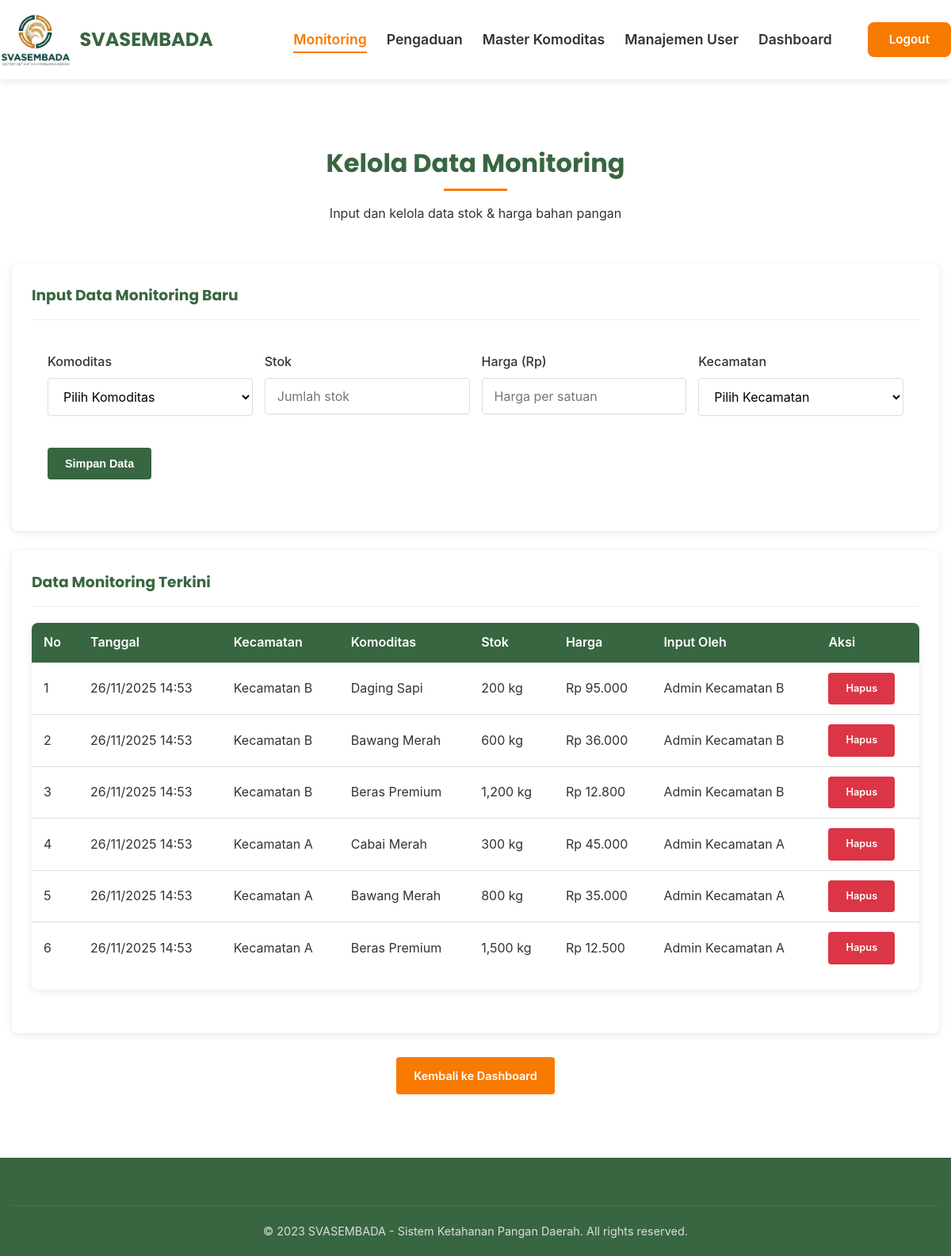
The app's page /admin/admin_monitoring.php (signed in) with its own data.
### tables this page shows
CREATE TABLE monitoring (
    id_monitoring INT PRIMARY KEY AUTO_INCREMENT,
    id_user INT NOT NULL,
    id_komoditas INT NOT NULL,
    stok DECIMAL(10,2) NOT NULL,
    harga DECIMAL(10,2) NOT NULL,
    kecamatan VARCHAR(100) NOT NULL,
    tanggal_update TIMESTAMP DEFAULT CURRENT_TIMESTAMP,
    FOREIGN KEY (id_user) REFERENCES users(id_user),
    FOREIGN KEY (id_komoditas) REFERENCES komoditas(id_komoditas)
);

CREATE TABLE komoditas (
    id_komoditas INT PRIMARY KEY AUTO_INCREMENT,
    nama_komoditas VARCHAR(100) NOT NULL,
    kategori VARCHAR(50) NOT NULL,
    satuan VARCHAR(20) NOT NULL,
    created_at TIMESTAMP DEFAULT CURRENT_TIMESTAMP
);

CREATE TABLE users (
    id_user INT PRIMARY KEY AUTO_INCREMENT,
    nama VARCHAR(100) NOT NULL,
    email VARCHAR(100) UNIQUE NOT NULL,
    password VARCHAR(255) NOT NULL,
    role ENUM('admin_pusat', 'admin_lokal') NOT NULL,
    kecamatan VARCHAR(100),
    created_at TIMESTAMP DEFAULT CURRENT_TIMESTAMP
);

### admin/admin_monitoring.php (the view, shortened to what this page needs)
<?php
include '../config/koneksi.php';
$where_condition = "";
$query = "SELECT m.*, k.nama_komoditas, k.satuan, k.kategori, u.nama
          FROM monitoring m
          JOIN komoditas k ON m.id_komoditas = k.id_komoditas
          JOIN users u ON m.id_user = u.id_user
          $where_condition
          ORDER BY m.tanggal_update DESC";
$monitoring = mysqli_query($koneksi, $query);
?>
<!DOCTYPE html>
<html lang="id">
<head>
    <link rel="stylesheet" href="../assets/style.css">
</head>
<body>
   <header>
    <div class="container header-container">
        <div class="logo">
            <h1 class="brand">
                <img src="../assets/img/logo_svasembada.png" alt="SVASEMBADA" class="brand-logo">
                SVASEMBADA
            </h1>
        </div>
        <ul class="nav-menu">
            <?php $currentPage = basename($_SERVER['PHP_SELF']); ?>
            <li><a href="admin_monitoring.php" class="<?= ($currentPage == 'admin_monitoring.php') ? 'active' : '' ?>">Monitoring</a></li>
            <li><a href="admin_pengaduan.php" class="<?= ($currentPage == 'admin_pengaduan.php') ? 'active' : '' ?>">Pengaduan</a></li>
            <?php if($_SESSION['role'] == 'admin_pusat'): ?>
                <li><a href="admin_komoditas.php" class="<?= ($currentPage == 'admin_komoditas.php') ? 'active' : '' ?>">Master Komoditas</a></li>
                <li><a href="admin_user.php" class="<?= ($currentPage == 'admin_user.php') ? 'active' : '' ?>">Manajemen User</a></li>
            <?php endif; ?>
            <li><a href="../pages/dashboard.php" class="<?= ($currentPage == 'dashboard.php') ? 'active' : '' ?>">Dashboard</a></li>
            <li><a href="logout.php" class="btn btn-secondary btn-sm">Logout</a></li>
        </ul>
    </div>
</header>
    <main>
        <section class="section">
            <div class="container">
                <div class="section-title">
                    <h2>Kelola Data Monitoring</h2>
                    <p>Input dan kelola data stok & harga bahan pangan</p>
                </div>
                <div class="card">
                    <div class="card-header">
                        <h3>Input Data Monitoring Baru</h3>
                    </div>
                    <div style="padding: 20px;">
                        <form method="POST" action="">
                            <div style="display: grid; grid-template-columns: repeat(auto-fit, minmax(200px, 1fr)); gap: 15px;">
                                <div class="form-group">
                                    <label class="form-label">Komoditas</label>
                                    <select class="form-select" name="id_komoditas" required>
                                        <option value="">Pilih Komoditas</option>
                                    </select>
                                </div>
                                <div class="form-group">
                                    <label class="form-label">Stok</label>
                                    <input type="number" class="form-control" name="stok" required
                                           placeholder="Jumlah stok" min="0">
                                </div>
                                <div class="form-group">
                                    <label class="form-label">Harga (Rp)</label>
                                    <input type="number" class="form-control" name="harga" required
                                           placeholder="Harga per satuan" min="0">
                                </div>
                                <?php if($_SESSION['role'] == 'admin_pusat'): ?>
                                    <div class="form-group">
                                        <label class="form-label">Kecamatan</label>
                                        <select class="form-select" name="kecamatan" required>
                                            <option value="">Pilih Kecamatan</option>
                                        </select>
                                    </div>
                                <?php endif; ?>
                            </div>
                            <div class="form-group" style="margin-top: 20px;">
                                <button type="submit" name="tambah_monitoring" class="btn btn-primary">Simpan Data</button>
                            </div>
                        </form>
                    </div>
                </div>
                <div class="card">
                    <div class="card-header">
                        <h3>Data Monitoring Terkini</h3>
                    </div>
                    <div class="table-container">
                        <table class="data-table">
                            <thead>
                                <tr>
                                    <th>No</th>
                                    <th>Tanggal</th>
                                    <th>Kecamatan</th>
                                    <th>Komoditas</th>
                                    <th>Stok</th>
                                    <th>Harga</th>
                                    <th>Input Oleh</th>
                                    <th>Aksi</th>
                                </tr>
                            </thead>
                            <tbody>
                                <?php if(mysqli_num_rows($monitoring) > 0): ?>
                                    <?php $no = 1; ?>
                                    <?php while($row = mysqli_fetch_assoc($monitoring)): ?>
                                        <tr>
                                            <td><?= $no++ ?></td>
                                            <td><?= date('d/m/Y H:i', strtotime($row['tanggal_update'])) ?></td>
                                            <td><?= $row['kecamatan'] ?></td>
                                            <td><?= $row['nama_komoditas'] ?></td>
                                            <td><?= number_format($row['stok']) ?> <?= $row['satuan'] ?></td>
                                            <td>Rp <?= number_format($row['harga'], 0, ',', '.') ?></td>
                                            <td><?= $row['nama'] ?></td>
                                            <td>
                                                <a href="?hapus=<?= $row['id_monitoring'] ?>"
                                                   class="btn btn-danger btn-sm"
                                                   onclick="return confirm('Yakin ingin menghapus data ini?')">
                                                    Hapus
                                                </a>
                                            </td>
                                        </tr>
                                    <?php endwhile; ?>
                                <?php else: ?>
                                    <tr>
                                        <td colspan="8" style="text-align: center;">Belum ada data monitoring</td>
                                    </tr>
                                <?php endif; ?>
                            </tbody>
                        </table>
                    </div>
                </div>
                <div style="text-align: center; margin-top: 30px;">
                    <a href="../pages/dashboard.php" class="btn btn-secondary">Kembali ke Dashboard</a>
                </div>
            </div>
        </section>
    </main>
    <footer>
        <div class="container">
            <div class="copyright">
                <p>&copy; 2023 SVASEMBADA - Sistem Ketahanan Pangan Daerah. All rights reserved.</p>
            </div>
        </div>
    </footer>
</body>
</html>

### assets/style.css (style rules this page uses)
:root { --primary: #386641; --secondary: #F97A00; --accent: #FED16A; --light: #FFF4A4; --white: #ffffff; --dark: #333333; --gray: #f5f5f5; --danger: #dc3545; --success: #28a745; --info: #17a2b8; --warning: #ffc107; }
* { margin: 0; padding: 0; box-sizing: border-box; }
body { font-family: 'Inter', 'Open Sans', sans-serif; line-height: 1.6; color: var(--dark); background-color: var(--white); min-height: 100vh; display: flex; flex-direction: column; }
main { flex: 1; }
h1, h2, h3, h4, h5, h6 { font-family: 'Poppins', 'Montserrat', sans-serif; margin-bottom: 1rem; }
a { text-decoration: none; color: var(--primary); transition: color 0.3s ease; }
.container { width: 100%; max-width: 1200px; margin: 0 auto; padding: 0 15px; }
.btn { display: inline-block; padding: 10px 20px; border: 2px solid transparent; border-radius: 4px; cursor: pointer; font-weight: 600; transition: all 0.3s ease; text-decoration: none; text-align: center; font-size: 0.9rem; }
.btn-primary { background-color: var(--primary); color: var(--white); }
.btn-secondary { background-color: var(--secondary); color: var(--white); }
.btn-secondary.btn-sm { padding: 8px 25px; font-size: 0.95rem; color: var(--white); border-radius: 8px; }
.btn-danger { background-color: var(--danger); color: var(--white); }
.btn-sm { padding: 8px 20px; font-size: 0.8rem; }
header { background-color: var(--white); box-shadow: 0 2px 10px rgba(0,0,0,0.1); position: sticky; top: 0; z-index: 1000; }
.header-container { display: flex; justify-content: space-between; align-items: center; padding: 15px 0; }
.logo { display: flex; align-items: center; }
.brand { font-family: 'poppins'; font-weight: 700; display: flex; align-items: center; gap: 10px; }
.brand-logo { height: 70px; width: auto; display: block; }
.logo h1 { margin: 0; font-size: 1.5rem; color: var(--primary); }
.nav-menu { display: flex; list-style: none; align-items: center; }
.nav-menu li { margin-left: 25px; font-size: 1.1rem; }
.nav-menu li:last-child { margin-left: 45px; }
.nav-menu a { color: var(--light-bg); font-weight: 600; padding: 5px 0; transition: all 0.3s ease; border-bottom: 2px solid transparent; position: relative; }
.nav-menu a.active { color: var(--secondary); border-bottom: 2px solid var(--secondary); background: none; }
.section { padding: 80px 0; }
.section-title { text-align: center; margin-bottom: 50px; }
.section-title h2 { font-size: 2rem; color: var(--primary); position: relative; display: inline-block; padding-bottom: 10px; }
.section-title h2::after { content: ''; position: absolute; bottom: 0; left: 50%; transform: translateX(-50%); width: 80px; height: 3px; background-color: var(--secondary); }
footer { background-color: var(--primary); color: var(--white); padding: 60px 0 20px; margin-top: auto; }
.copyright { text-align: center; padding-top: 20px; border-top: 1px solid rgba(255,255,255,0.1); font-size: 0.9rem; color: #ddd; }
.form-group { margin-bottom: 20px; }
.form-label { display: block; margin-bottom: 8px; font-weight: 500; color: var(--dark); }
.form-control { width: 100%; padding: 12px 15px; border: 1px solid #ddd; border-radius: 4px; font-size: 1rem; transition: border-color 0.3s ease; font-family: inherit; }
.form-select { width: 100%; padding: 12px 15px; border: 1px solid #ddd; border-radius: 4px; font-size: 1rem; background-color: white; font-family: inherit; }
.table-container { overflow-x: auto; margin-bottom: 30px; background: var(--white); border-radius: 8px; box-shadow: 0 2px 10px rgba(0,0,0,0.1); }
.data-table { width: 100%; border-collapse: collapse; margin-bottom: 20px; }
.data-table th, .data-table td { padding: 12px 15px; text-align: left; border-bottom: 1px solid #ddd; }
.data-table th { background-color: var(--primary); color: var(--white); font-weight: 600; position: sticky; top: 0; }
.data-table tr:last-child td { border-bottom: none; }
.card { background: var(--white); border-radius: 8px; padding: 25px; box-shadow: 0 2px 10px rgba(0,0,0,0.1); margin-bottom: 25px; }
.card-header { border-bottom: 1px solid #eee; padding-bottom: 15px; margin-bottom: 20px; }
.card-header h3 { margin: 0; color: var(--primary); }

### records on screen
monitoring: tanggal_update "26/11/2025 14:53", kecamatan "Kecamatan B", id_komoditas.nama_komoditas "Daging Sapi", stok "200", id_komoditas.satuan "kg", harga "95.000", id_user.nama "Admin Kecamatan B"
monitoring: tanggal_update "26/11/2025 14:53", kecamatan "Kecamatan B", id_komoditas.nama_komoditas "Bawang Merah", stok "600", id_komoditas.satuan "kg", harga "36.000", id_user.nama "Admin Kecamatan B"
monitoring: tanggal_update "26/11/2025 14:53", kecamatan "Kecamatan B", id_komoditas.nama_komoditas "Beras Premium", stok "1,200", id_komoditas.satuan "kg", harga "12.800", id_user.nama "Admin Kecamatan B"
monitoring: tanggal_update "26/11/2025 14:53", kecamatan "Kecamatan A", id_komoditas.nama_komoditas "Cabai Merah", stok "300", id_komoditas.satuan "kg", harga "45.000", id_user.nama "Admin Kecamatan A"
monitoring: tanggal_update "26/11/2025 14:53", kecamatan "Kecamatan A", id_komoditas.nama_komoditas "Bawang Merah", stok "800", id_komoditas.satuan "kg", harga "35.000", id_user.nama "Admin Kecamatan A"
monitoring: tanggal_update "26/11/2025 14:53", kecamatan "Kecamatan A", id_komoditas.nama_komoditas "Beras Premium", stok "1,500", id_komoditas.satuan "kg", harga "12.500", id_user.nama "Admin Kecamatan A"
